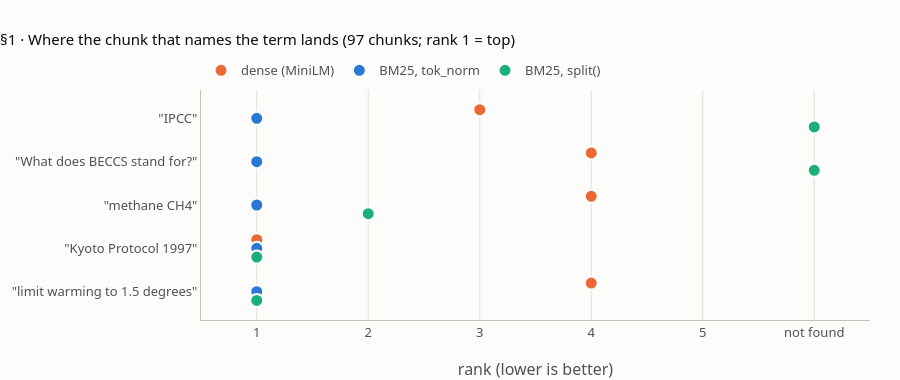

The code cell stored with this chart in its notebook:
### Markdown cell above
## 1 · Why keyword search exists: the chunk that names the word can still lose

**What this verifies** (lesson §1). Five hand-picked queries that each contain an exact term, on the **97 chunks**. For each retriever, the rank of the first chunk that contains the term:
- dense search with MiniLM (search by meaning), recomputed here;
- BM25 with the course tokenizer `tok_norm`;
- BM25 with the repo's `split()`.

A demonstration of the mechanism, not an evaluation. If MiniLM cannot load offline, the dense part is marked SKIPPED, never faked.

### Code cell
DEMO = [("IPCC", "IPCC"), ("What does BECCS stand for?", "BECCS"), ("methane CH4", "CH4"),
        ("Kyoto Protocol 1997", "1997"), ("limit warming to 1.5 degrees", "1.5")]
DENSE_OK, MODEL, V97 = False, None, None
os.environ.setdefault("HF_HUB_DISABLE_PROGRESS_BARS", "1")
warnings.filterwarnings("ignore", message="IProgress not found")   # tqdm's notebook-widget notice (no ipywidgets here)
try:
    import transformers
    transformers.utils.logging.disable_progress_bar()
    from sentence_transformers import SentenceTransformer
    MODEL = SentenceTransformer("sentence-transformers/all-MiniLM-L6-v2", device="cpu")
    DENSE_OK = True
except Exception as e:  # noqa: BLE001
    skip("§1 dense ranks (and every other MiniLM number)", f"MiniLM could not load offline: {type(e).__name__}: {str(e)[:160]}")


def embed(texts):                                     # as r1_measure.py: normalised, float32
    return MODEL.encode(list(texts), normalize_embeddings=True, convert_to_numpy=True,
                        show_progress_bar=False).astype(np.float32)


if DENSE_OK:
    V97 = embed([c["text"] for c in chunks])


def dense_scores(q):
    s = V97 @ embed([q])[0]
    return {IDS[i]: float(s[i]) for i in range(len(IDS))}


def bm25_scores(q, bm=BM97, tok=tok_norm):
    s = bm.get_scores(tok(q))
    return {IDS[i]: float(s[i]) for i in range(len(IDS))}


def first_hit(ranking, targets):
    return next((r for r, d in enumerate(ranking, 1) if d in targets), None)


RANKS = {"dense": [], "bm25": [], "split": []}
for q, target in DEMO:
    tgt = {c["chunk_id"] for c in chunks if target in c["text"]}
    if DENSE_OK:
        RANKS["dense"].append(first_hit(order(dense_scores(q)), tgt))          # dense ranks every chunk
    RANKS["bm25"].append(first_hit(order(top_list(bm25_scores(q), len(IDS), True)), tgt))   # BM25: score > 0 only
    RANKS["split"].append(first_hit(order(top_list(bm25_scores(q, BM97S, tok_split), len(IDS), True)), tgt))
    print(f"{q!r:32s} target {target!r:7s} in chunk seq {sorted(SEQ[d] for d in tgt)}")

show = lambda r: "not found" if r is None else str(r)
print(f"\n{'query':32s} {'dense':>6s} {'BM25':>6s} {'split()':>10s}")
for j, (q, _) in enumerate(DEMO):
    print(f"{q!r:32s} {show(RANKS['dense'][j]) if DENSE_OK else 'SKIP':>6s} {show(RANKS['bm25'][j]):>6s} "
          f"{show(RANKS['split'][j]):>10s}")
print()
if DENSE_OK:
    check("§1 dense (MiniLM) ranks, 97 chunks", RANKS["dense"], [3, 4, 4, 1, 4])
check("§1 BM25 tok_norm ranks, 97 chunks", RANKS["bm25"], [1, 1, 1, 1, 1])
check("§1 BM25 split() ranks, 97 chunks (None = not found)", RANKS["split"], [None, None, 2, 1, 1])

NF = 6                                                # x position used for "not found"
fig = go.Figure()
for key, label, colour, dy in (("dense", "dense (MiniLM)", ORANGE, -0.2), ("bm25", "BM25, tok_norm", BLUE, 0.0),
                               ("split", "BM25, split()", AQUA, 0.2)):
    if not RANKS[key]:
        continue
    fig.add_scatter(x=[NF if r is None else r for r in RANKS[key]], y=[j + dy for j in range(len(DEMO))],
                    mode="markers", name=label,
                    marker=dict(size=13, color=colour, line=dict(width=2, color=SURFACE)),
                    customdata=[[q, show(r)] for (q, _), r in zip(DEMO, RANKS[key])],
                    hovertemplate=label + "<br>%{customdata[0]}<br>rank of the chunk with the term: %{customdata[1]}"
                                  "<extra></extra>")
fig.update_layout(title="§1 · Where the chunk that names the term lands (97 chunks; rank 1 = top)", height=380,
                  xaxis=dict(title="rank (lower is better)", tickvals=[1, 2, 3, 4, 5, NF],
                             ticktext=["1", "2", "3", "4", "5", "not found"], range=[0.5, NF + 0.5]),
                  yaxis=dict(tickvals=list(range(len(DEMO))), ticktext=[f'"{q}"' for q, _ in DEMO],
                             autorange="reversed", showgrid=False, zeroline=False))
fig.show()

### Figure 1 — Plotly figure (JSON) as saved in the notebook; plotly's stock layout.template omitted (floating-point values rounded to 4 significant figures)
{"data": [{"customdata": [["IPCC", "3"], ["What does BECCS stand for?", "4"], ["methane CH4", "4"], ["Kyoto Protocol 1997", "1"], ["limit warming to 1.5 degrees", "4"]], "hovertemplate": "dense (MiniLM)<br>%{customdata[0]}<br>rank of the chunk with the term: %{customdata[1]}<extra></extra>", "marker": {"color": "#eb6834", "line": {"color": "#fcfcfb", "width": 2}, "size": 13}, "mode": "markers", "name": "dense (MiniLM)", "x": [3, 4, 4, 1, 4], "y": [-0.2, 0.8, 1.8, 2.8, 3.8], "type": "scatter"}, {"customdata": [["IPCC", "1"], ["What does BECCS stand for?", "1"], ["methane CH4", "1"], ["Kyoto Protocol 1997", "1"], ["limit warming to 1.5 degrees", "1"]], "hovertemplate": "BM25, tok_norm<br>%{customdata[0]}<br>rank of the chunk with the term: %{customdata[1]}<extra></extra>", "marker": {"color": "#2a78d6", "line": {"color": "#fcfcfb", "width": 2}, "size": 13}, "mode": "markers", "name": "BM25, tok_norm", "x": [1, 1, 1, 1, 1], "y": [0.0, 1.0, 2.0, 3.0, 4.0], "type": "scatter"}, {"customdata": [["IPCC", "not found"], ["What does BECCS stand for?", "not found"], ["methane CH4", "2"], ["Kyoto Protocol 1997", "1"], ["limit warming to 1.5 degrees", "1"]], "hovertemplate": "BM25, split()<br>%{customdata[0]}<br>rank of the chunk with the term: %{customdata[1]}<extra></extra>", "marker": {"color": "#1baf7a", "line": {"color": "#fcfcfb", "width": 2}, "size": 13}, "mode": "markers", "name": "BM25, split()", "x": [6, 6, 2, 1, 1], "y": [0.2, 1.2, 2.2, 3.2, 4.2], "type": "scatter"}], "layout": {"xaxis": {"title": {"text": "rank (lower is better)"}, "tickvals": [1, 2, 3, 4, 5, 6], "ticktext": ["1", "2", "3", "4", "5", "not found"], "range": [0.5, 6.5]}, "yaxis": {"tickvals": [0, 1, 2, 3, 4], "ticktext": ["\"IPCC\"", "\"What does BECCS stand for?\"", "\"methane CH4\"", "\"Kyoto Protocol 1997\"", "\"limit warming to 1.5 degrees\""], "autorange": "reversed", "showgrid": false, "zeroline": false}, "title": {"text": "§1 · Where the chunk that names the term lands (97 chunks; rank 1 = top)"}, "height": 380}}
